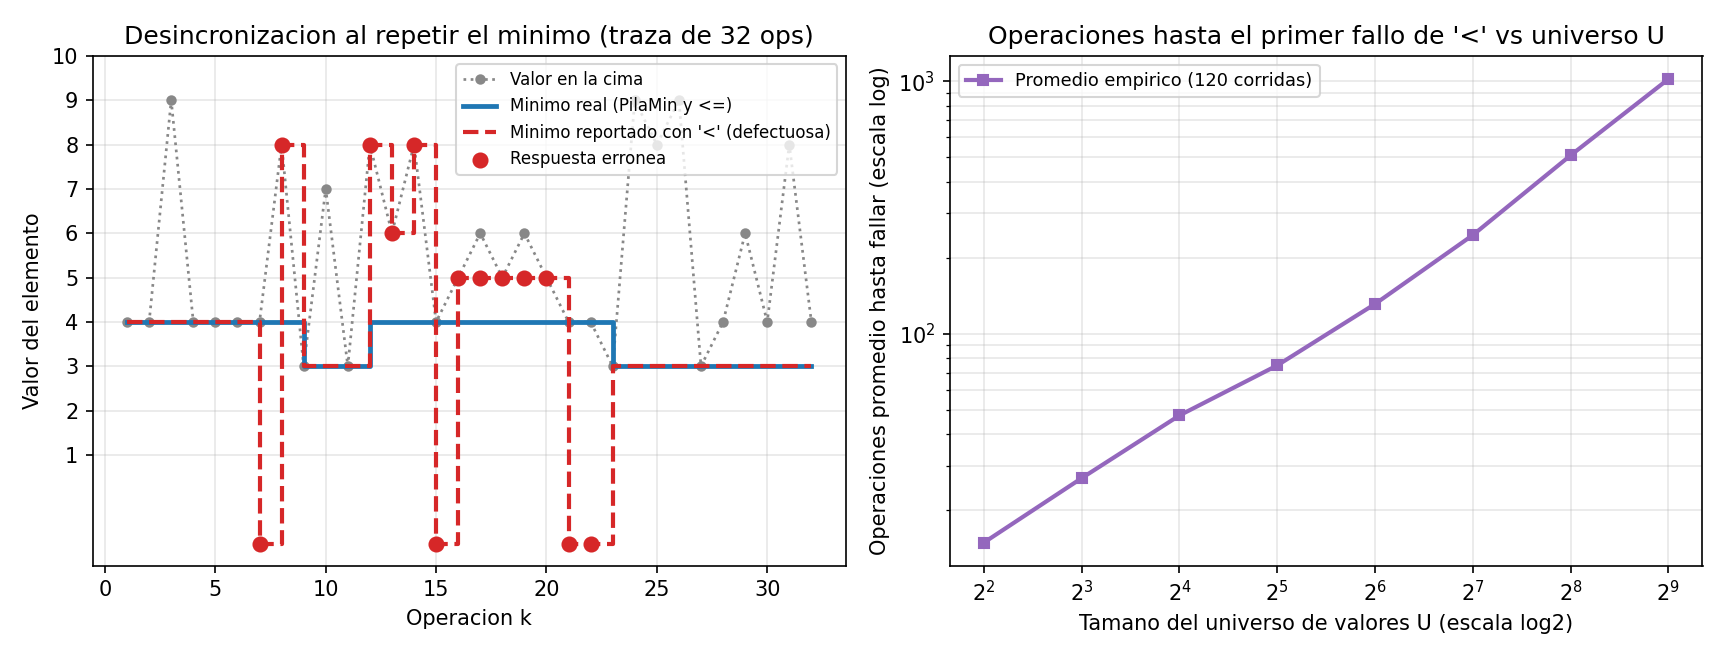

This chart was generated by the following Python code:
import random
from pathlib import Path
import matplotlib.pyplot as plt


class _Celda:
    __slots__ = ("valor", "minimo", "abajo")

    def __init__(self, valor, minimo, abajo):
        self.valor = valor
        self.minimo = minimo
        self.abajo = abajo


class PilaMin:
    """
    Pila enlazada donde cada celda almacena (valor, minimo_hasta_el_fondo).
    Garantiza O(1) en el peor caso para todas las operaciones.
    """

    def __init__(self):
        self.tope = None

    def vacia(self):
        return self.tope is None

    def apilar(self, x):
        m = x if (self.tope is None or x < self.tope.minimo) else self.tope.minimo
        self.tope = _Celda(x, m, self.tope)

    def desapilar(self):
        celda = self.tope
        self.tope = celda.abajo
        return celda.valor

    def cima(self):
        return self.tope.valor

    def minimo(self):
        return self.tope.minimo

    def como_lista_desde_fondo(self):
        pares = []
        actual = self.tope
        while actual is not None:
            pares.append((actual.valor, actual.minimo))
            actual = actual.abajo
        pares.reverse()
        return pares


class PilaMinDosPilas:
    """
    Variante con dos pilas (datos y minimos).
    Si estricto=False usa '<=' (correcta); si estricto=True usa '<' (defectuosa).
    """

    def __init__(self, estricto=False):
        self.datos = []
        self.minimos = []
        self.estricto = estricto

    def vacia(self):
        return not self.datos

    def apilar(self, x):
        self.datos.append(x)
        if not self.minimos:
            self.minimos.append(x)
        elif self.estricto and x < self.minimos[-1]:
            self.minimos.append(x)
        elif not self.estricto and x <= self.minimos[-1]:
            self.minimos.append(x)

    def desapilar(self):
        x = self.datos.pop()
        if self.minimos and x == self.minimos[-1]:
            self.minimos.pop()
        return x

    def cima(self):
        return self.datos[-1]

    def minimo(self):
        return self.minimos[-1] if self.minimos else None


def vigilar_invariante(semilla=1337, operaciones=4000):
    rng = random.Random(semilla)
    p = PilaMin()
    for _ in range(operaciones):
        if rng.random() < 0.55 or p.vacia():
            p.apilar(rng.randrange(40))
        else:
            p.desapilar()
        pares = p.como_lista_desde_fondo()
        for i in range(len(pares)):
            valores_prefijo = [pares[j][0] for j in range(i + 1)]
            assert pares[i][1] == min(valores_prefijo)


def primer_fallo(fabrica, max_ops, tam_universo, semilla):
    rng = random.Random(semilla)
    p = fabrica()
    espejo = []
    for k in range(1, max_ops + 1):
        if rng.random() < 0.52 or not espejo:
            x = rng.randrange(tam_universo)
            p.apilar(x)
            espejo.append(x)
        else:
            if p.desapilar() != espejo.pop():
                return k
        if espejo and p.minimo() != min(espejo):
            return k
    return None


if __name__ == "__main__":
    # 1. Traza paso a paso con minimos repetidos
    secuencia = [
        ("apilar", 5),
        ("apilar", 3),
        ("apilar", 7),
        ("apilar", 3),
        ("desapilar", None),
        ("desapilar", None),
        ("desapilar", None),
    ]
    p_pares = PilaMin()
    p_le = PilaMinDosPilas(estricto=False)
    p_lt = PilaMinDosPilas(estricto=True)

    print("=== Traza paso a paso con minimos repetidos ===")
    for idx, (op, val) in enumerate(secuencia, 1):
        if op == "apilar":
            p_pares.apilar(val)
            p_le.apilar(val)
            p_lt.apilar(val)
            desc = f"apilar({val})"
        else:
            v = p_pares.desapilar()
            p_le.desapilar()
            p_lt.desapilar()
            desc = f"desapilar() -> {v}"
        print(f"Paso {idx} ({desc:<16}): pares={p_pares.como_lista_desde_fondo()} | "
              f"min_le={p_le.minimos} (min={p_le.minimo()}) | "
              f"min_lt={p_lt.minimos} (min={p_lt.minimo()})")
    print()

    # 2. Verificacion del invariante estructural
    vigilar_invariante(semilla=1337, operaciones=4000)
    print("Invariante estructural comprobado celda por celda en 4000 operaciones: 0 fallos.\n")

    # 3. Comparacion de primera operacion con fallo segun el universo de valores
    variantes = [
        ("Pila enlazada de pares", PilaMin),
        ("Dos pilas con <=", lambda: PilaMinDosPilas(estricto=False)),
        ("Dos pilas con < (error)", lambda: PilaMinDosPilas(estricto=True)),
    ]
    print("=== Primera operacion con fallo en 25 000 pasos (--- si no falla) ===")
    print(f"{'Variante':>25} | {'Univ. 10^12':>13} | {'Univ. 1000':>12} | {'Univ. 10':>10}")
    print("-" * 69)
    for nombre, fab in variantes:
        f_dist = primer_fallo(fab, 25_000, 10**12, semilla=409)
        f_1000 = primer_fallo(fab, 25_000, 1000, semilla=409)
        f_10 = primer_fallo(fab, 25_000, 10, semilla=409)
        c_dist = "---" if f_dist is None else str(f_dist)
        c_1000 = "---" if f_1000 is None else str(f_1000)
        c_10 = "---" if f_10 is None else str(f_10)
        print(f"{nombre:>25} | {c_dist:>13} | {c_1000:>12} | {c_10:>10}")

    # 4. Generacion de la figura en 2 paneles
    # Panel 1: Traza de 30 operaciones donde se ve la desincronizacion de '<'
    rng_traza = random.Random(28)
    p_ok = PilaMin()
    p_mal = PilaMinDosPilas(estricto=True)
    pasos_t, cimas_t, min_real_t, min_mal_t = [], [], [], []
    for paso in range(1, 33):
        if rng_traza.random() < 0.56 or p_ok.vacia() or len(p_mal.datos) <= 1:
            x = rng_traza.randint(2, 9)
            p_ok.apilar(x)
            p_mal.apilar(x)
        else:
            p_ok.desapilar()
            p_mal.desapilar()
        pasos_t.append(paso)
        cimas_t.append(p_ok.cima())
        min_real_t.append(p_ok.minimo())
        # Si min_mal quedo vacia por el bug, ponemos NaN o su valor erroneo
        min_mal_t.append(p_mal.minimo() if p_mal.minimo() is not None else -1)

    # Panel 2: Tiempo medio hasta el primer fallo de '<' segun tamano del universo U
    universos = [4, 8, 16, 32, 64, 128, 256, 512]
    promedios_fallo = []
    repeticiones = 120
    for u in universos:
        total_k = 0
        for r in range(repeticiones):
            k = primer_fallo(lambda: PilaMinDosPilas(estricto=True), 50_000, u, semilla=8000 + r)
            total_k += (k if k is not None else 50_000)
        promedios_fallo.append(total_k / repeticiones)

    fig, (ax1, ax2) = plt.subplots(1, 2, figsize=(11.5, 4.4))

    ax1.plot(pasos_t, cimas_t, "o:", color="#888888", lw=1.3, markersize=4,
             label="Valor en la cima")
    ax1.step(pasos_t, min_real_t, where="post", color="#1f77b4", lw=2.3,
             label="Minimo real (PilaMin y <=)")
    ax1.step(pasos_t, min_mal_t, where="post", color="#d62728", linestyle="--", lw=2.0,
             label="Minimo reportado con '<' (defectuosa)")
    # Resaltar pasos con discrepancia
    pasos_err = [t for t, mr, mm in zip(pasos_t, min_real_t, min_mal_t) if mr != mm]
    vals_err = [mm for mr, mm in zip(min_real_t, min_mal_t) if mr != mm]
    ax1.scatter(pasos_err, vals_err, color="#d62728", zorder=5, s=45, label="Respuesta erronea")
    ax1.set_title("Desincronizacion al repetir el minimo (traza de 32 ops)")
    ax1.set_xlabel("Operacion k")
    ax1.set_ylabel("Valor del elemento")
    ax1.set_yticks(range(1, 11))
    ax1.grid(True, alpha=0.3)
    ax1.legend(loc="upper right", fontsize=8)

    ax2.plot(universos, promedios_fallo, "s-", color="#9467bd", lw=2, markersize=5,
             label="Promedio empirico (120 corridas)")
    ax2.set_xscale("log", base=2)
    ax2.set_yscale("log")
    ax2.set_title("Operaciones hasta el primer fallo de '<' vs universo U")
    ax2.set_xlabel("Tamano del universo de valores U (escala log2)")
    ax2.set_ylabel("Operaciones promedio hasta fallar (escala log)")
    ax2.grid(True, which="both", alpha=0.3)
    ax2.legend(loc="upper left", fontsize=8.5)

    plt.tight_layout()
    salida_png = Path(__file__).with_name("ejercicio-03.png")
    plt.savefig(salida_png, dpi=150)
    print(f"\nGrafica guardada en {salida_png.name}")
